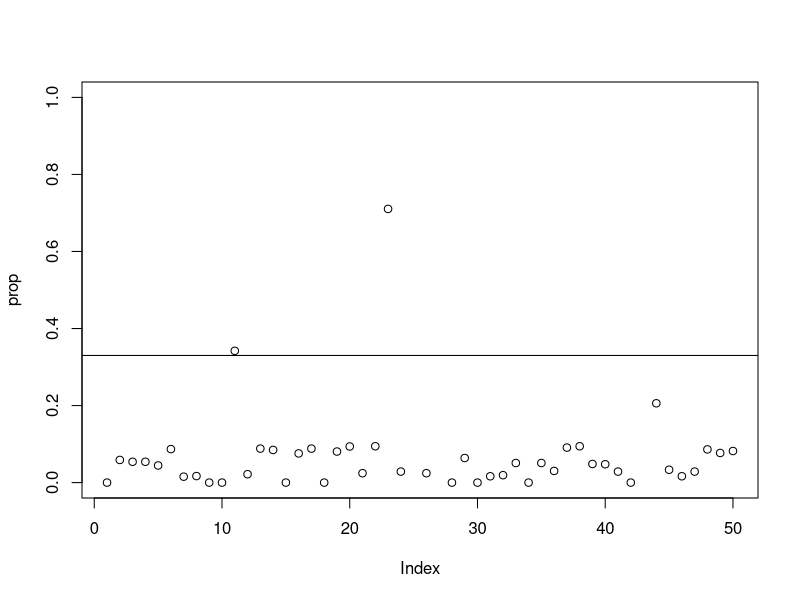

Generate this figure with R:
## ---- chunk 1
getwd()
## ---- chunk 2
list.files()
## ---- chunk 3
rawData <- read.delim("countData.txt")
## ---- chunk 4
?read.table
## ---- chunk 5
# View the first 10 rows to ensure import is OK
rawData[1:10,]  
## ---- chunk 6
View(rawData)
## ---- chunk 7
class(rawData)
## ---- chunk 8
ncol(rawData)
nrow(rawData)
dim(rawData)
## ---- chunk 9
str(rawData)
## ---- chunk 10
colnames(rawData)
## ---- chunk 11
rawData$Nuclei


## ---- chunk 12
x <- c(1, NA, 3)
length(x)
## ---- chunk 13
mean(x, na.rm = TRUE)

mean(na.omit(x))
## ---- chunk 14
# Create an index of results:
prop <- rawData$NB_Amp / rawData$Nuclei

## ---- chunk 15
prop > 0.33
## ---- chunk 16
amp <- which(prop > 0.33) 
amp
## ---- chunk 17
plot(prop, ylim=c(0,1))
# Add a horizonal line:
abline(h=0.33) 
## ---- chunk 18
round(prop,2)
rawData$Proportion <- round(prop,2)
head(rawData)
## ---- chunk 19
write.csv(rawData[amp,], file="selectedSamples.csv")
## ---- chunk 20
### Your Answer Here ### 


